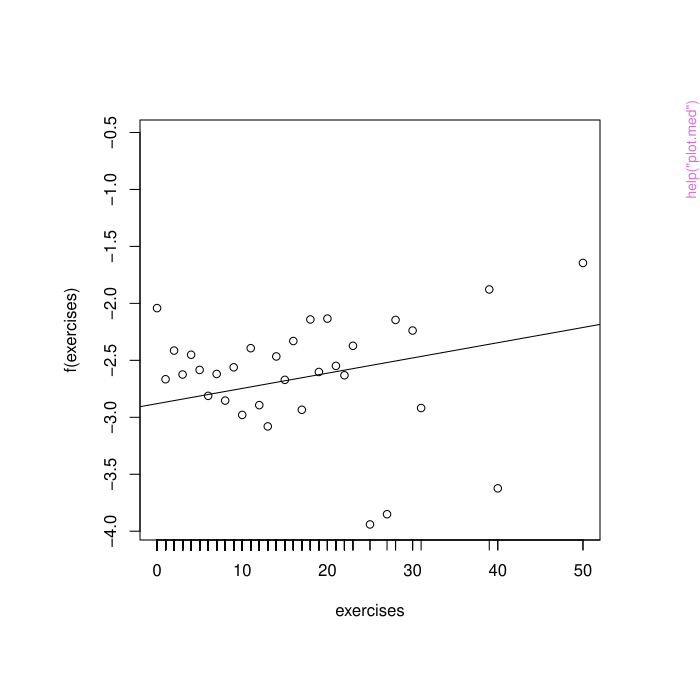

Here is the R script that generated this plot:
pkgname <- "mma"
source(file.path(R.home("share"), "R", "examples-header.R"))
options(warn = 1)
library('mma')

base::assign(".oldSearch", base::search(), pos = 'CheckExEnv')
base::assign(".old_wd", base::getwd(), pos = 'CheckExEnv')
cleanEx()
nameEx("boot.med")
### * boot.med

flush(stderr()); flush(stdout())

### Name: boot.med
### Title: Statistical Inference on Mediation Analysis with Continuous or
###   Binary Predictor
### Aliases: boot.med
### Keywords: Mediation Analysis Continuous Predictor

### ** Examples

data("weight_behavior")
##binary x
#binary y
 x=weight_behavior[,c(2,4:14)]
 pred=weight_behavior[,3]
 y=weight_behavior[,15]
 data.bin<-data.org(x,y,pred=pred,contmed=c(7:9,11:12),binmed=c(6,10),binref=c(1,1),
                    catmed=5,catref=1,predref="M",alpha=0.4,alpha2=0.4)
 temp1<-boot.med(data=data.bin,n=2,n2=4)
 temp2<-boot.med(data=data.bin,n=2,n2=4,nu=0.05,nonlinear=TRUE)


##Surv class outcome (survival analysis)
## End(No test)



cleanEx()
nameEx("boot.mod")
### * boot.mod

flush(stderr()); flush(stdout())

### Name: boot.mod
### Title: Statistical Inference on Mediation Analysis with Continuous or
###   Binary Predictor at different level of the moderator
### Aliases: boot.mod
### Keywords: Moderation Effect with Mediation Analysis

### ** Examples




cleanEx()
nameEx("cgd1")
### * cgd1

flush(stderr()); flush(stdout())

### Name: cgd1
### Title: cgd1 Data Set
### Aliases: cgd1
### Keywords: Datasets

### ** Examples

data(cgd1)
names(cgd1)



cleanEx()
nameEx("data.org")
### * data.org

flush(stderr()); flush(stdout())

### Name: data.org
### Title: Data Organization and Identify Potential Mediators
### Aliases: data.org
### Keywords: Mediator Tests

### ** Examples

data("weight_behavior")
#binary predictor
 #binary y
 x=weight_behavior[,c(2,4:14)]
 pred=weight_behavior[,3]
 y=weight_behavior[,15]
 data.b.b.2.1<-data.org(x,y,mediator=5:12,jointm=list(n=1,j1=c(5,7,9)),
                        pred=pred,predref="M", alpha=0.4,alpha2=0.4)
 summary(data.b.b.2.1)
 #Or you can specify the potential mediators and change the reference 
 #group for binary or categorical mediators. In the following code,
 #potential continuous mediators are columns 8,9,10,12, and 13 of x,
 #binary mediators are columns 7 and 11, and categorical mediator is
 #column 6 of x with 1 to be the reference group for all categorical
 #and binary mediators. 
  data.b.b.2<-data.org(x,y,pred=pred,contmed=c(7:9,11:12),binmed=c(6,10),
   binref=c(1,1),catmed=5,catref=1,jointm=list(n=1,j1=c(5,7,9)),
   predref="M",alpha=0.4,alpha2=0.4) 
  summary(data.b.b.2)
 #use the mediator argument instead of contmet, binmed and catmed
 
 #multivariate predictor



cleanEx()
nameEx("form.interaction")
### * form.interaction

flush(stderr()); flush(stdout())

### Name: form.interaction
### Title: Create interaction terms of predictor(s) and potential
###   moderator(s).
### Aliases: form.interaction

### ** Examples

data("weight_behavior")
pred=data.frame(weight_behavior[,3])
names(pred)="pred"
x=weight_behavior[,c(2,4:14)]
inter=form.interaction(x,pred,inter.cov=c("sports","sweat"),predref=NULL) 
x=cbind(x,inter)
head(x)



cleanEx()
nameEx("med")
### * med

flush(stderr()); flush(stdout())

### Name: med
### Title: Mediation Analysis with Binary or Continuous Predictor
### Aliases: med
### Keywords: Mediation Analysis

### ** Examples

data("weight_behavior")
##binary x
#binary y
 x=weight_behavior[,c(2,4:14)]
 pred=weight_behavior[,3]
 y=weight_behavior[,15]
 data.bin<-data.org(x,y,pred=pred,contmed=c(7:9,11:12),binmed=c(6,10),
  binref=c(1,1),catmed=5,catref=1,predref="M",alpha=0.4,alpha2=0.4)
temp1<-med(data=data.bin,n=2)
#or use self-defined final function
temp1<-med(data=data.bin,n=2,custom.function = 
           'glm(responseY~.,data=dataset123,family="quasibinomial",
           weights=weights123)')
temp2<-med(data=data.bin,n=2,nonlinear=TRUE)




cleanEx()
nameEx("mma-package")
### * mma-package

flush(stderr()); flush(stdout())

### Name: mma-package
### Title: Mediation Analysis Package
### Aliases: mma-package
### Keywords: Package

### ** Examples

data("weight_behavior")
#binary predictor
 #binary y
 x=weight_behavior[,c(2,4:14)]
 pred=weight_behavior[,3]
 y=weight_behavior[,15]
 temp.b.b.glm<-mma(x,y,pred=pred,contmed=c(7:9,11:12),binmed=c(6,10),binref=c(1,1),
                    catmed=5,catref=1,predref="M",alpha=0.4,alpha2=0.4,n=2,n2=2)



cleanEx()
nameEx("mma")
### * mma

flush(stderr()); flush(stdout())

### Name: mma
### Title: Multiple Mediation Analysis
### Aliases: mma
### Keywords: Mediation Analysis Mediator Tests

### ** Examples

data("weight_behavior")
#binary predictor
 #binary y
 x=weight_behavior[,c(2,4:14)]
 pred=weight_behavior[,3]
 y=weight_behavior[,15]
 temp.b.b.glm<-mma(x,y,pred=pred,contmed=c(7:9,11:12),binmed=c(6,10),binref=c(1,1),
                    catmed=5,catref=1,predref="M",alpha=0.4,alpha2=0.4,n=2,n2=2)




cleanEx()
nameEx("moderate")
### * moderate

flush(stderr()); flush(stdout())

### Name: moderate
### Title: Calculate and plot the direct effect of the selected exposure
###   variable at each level of the moderator.
### Aliases: moderate

### ** Examples




cleanEx()
nameEx("plot.med")
### * plot.med

flush(stderr()); flush(stdout())

### Name: plot.med
### Title: Plot the mediation effect on the fitted med object
### Aliases: plot.med

### ** Examples

data("weight_behavior")
 x=weight_behavior[,c(2,4:14)]
 pred=weight_behavior[,3]
 y=weight_behavior[,15]
 data.bin<-data.org(x,y,pred=pred,contmed=c(7:9,11:12),binmed=c(6,10),
  binref=c(1,1),catmed=5,catref=1,predref="M",alpha=0.4,alpha2=0.4)
temp1<-med(data=data.bin,n=2)
temp2<-med(data=data.bin,n=2,nonlinear=TRUE)
plot(temp1,data.bin,vari="exercises",xlim=c(0,50))
plot(temp2,data.bin,vari="sports")



cleanEx()
nameEx("plot.mma")
### * plot.mma

flush(stderr()); flush(stdout())

### Name: plot.mma
### Title: Relative effects plot of the fitted mma object
### Aliases: plot.mma

### ** Examples

data("weight_behavior")
 x=weight_behavior[,c(2,4:14)]
 pred=weight_behavior[,3]
 y=weight_behavior[,15]
 temp.b.b.glm<-mma(x,y,pred=pred,contmed=c(7:9,11:12),binmed=c(6,10),binref=c(1,1),
                    catmed=5,catref=1,predref="M",alpha=0.4,alpha2=0.4,n=2,n2=2)
plot(temp.b.b.glm,vari="exercises",xlim=c(0,50))
plot(temp.b.b.glm,vari="sports")



cleanEx()
nameEx("plot2.mma")
### * plot2.mma

flush(stderr()); flush(stdout())

### Name: plot2.mma
### Title: Relative effects plot of the fitted mma object with moderator
### Aliases: plot2.mma

### ** Examples

#see boot.mod menu.



cleanEx()
nameEx("print.med")
### * print.med

flush(stderr()); flush(stdout())

### Name: print.med
### Title: Print an med object
### Aliases: print.med

### ** Examples

data("weight_behavior")
##binary x
#binary y
 x=weight_behavior[,c(2,4:14)]
 pred=weight_behavior[,3]
 y=weight_behavior[,15]
 data.bin<-data.org(x,y,pred=pred,contmed=c(7:9,11:12),binmed=c(6,10),
                    binref=c(1,1),catmed=5,catref=1,predref="M",alpha=0.4,alpha2=0.4)
 temp1<-med(data=data.bin,n=2)
 temp2<-med(data=data.bin,n=2,nonlinear=TRUE)
 temp1
 print(temp2,digit=5)



cleanEx()
nameEx("print.mma")
### * print.mma

flush(stderr()); flush(stdout())

### Name: print.mma
### Title: Print a mma object
### Aliases: print.mma

### ** Examples

 data("weight_behavior")
 x=weight_behavior[,c(2,4:14)]
 pred=weight_behavior[,3]
 y=weight_behavior[,15]
 temp.b.b.glm<-mma(x,y,pred=pred,contmed=c(7:9,11:12),binmed=c(6,10),binref=c(1,1),
                    catmed=5,catref=1,predref="M",alpha=0.4,alpha2=0.4,n=2,n2=2)
 print(temp.b.b.glm,digit=8)



cleanEx()
nameEx("summary.med_iden")
### * summary.med_iden

flush(stderr()); flush(stdout())

### Name: summary.med_iden
### Title: Summary method for class "med_iden".
### Aliases: summary.med_iden print.summary.med_iden

### ** Examples

data("weight_behavior")
 x=weight_behavior[,c(2,4:14)]
 pred=weight_behavior[,3]
 y=weight_behavior[,15]
 data.b.b.2<-data.org(x,y,mediator=5:12,jointm=list(n=1,j1=c(5,7,9)),
                        pred=pred,predref="M", alpha=0.4,alpha2=0.4)
 summary(data.b.b.2)



cleanEx()
nameEx("summary.mma")
### * summary.mma

flush(stderr()); flush(stdout())

### Name: summary.mma
### Title: Summary of an mma project
### Aliases: summary.mma print.summary.mma

### ** Examples

data("weight_behavior")
 x=weight_behavior[,c(2,4:14)]
 pred=weight_behavior[,3]
 y=weight_behavior[,15]
  temp.b.b.glm<-mma(x,y,pred=pred,contmed=c(7:9,11:12),binmed=c(6,10),binref=c(1,1),
                    catmed=5,catref=1,predref="M",alpha=0.4,alpha2=0.4,n=2,n2=2)
 summary(temp.b.b.glm, RE=TRUE, ball.use=FALSE)
 summary(temp.b.b.glm, ball.use=FALSE)



cleanEx()
nameEx("test.moderation")
### * test.moderation

flush(stderr()); flush(stdout())

### Name: test.moderation
### Title: Test for moderation effects.
### Aliases: test.moderation

### ** Examples

data("weight_behavior")
x=weight_behavior[,c(2,4:14)]
pred=weight_behavior[,3]
y=weight_behavior[,15]
data.bin<-data.org(x,y,pred=pred,contmed=c(7:9,11:12),binmed=c(6,10),
                   binref=c(1,1),catmed=5,catref=1,predref="M",alpha=0.4,alpha2=0.4)
temp2<-med(data=data.bin,n=2,nonlinear=TRUE)
test.moderation(temp2,c("sports","sweat"),j=1,kx=NULL)

x=cbind(x,form.interaction(x,pred,inter.cov=c("sports","sweat"),predref=NULL))

data.bin<-data.org(x,y,pred=pred,contmed=c(7:9,11:12),binmed=c(6,10),
                   binref=c(1,1),catmed=5,catref=1,predref="M",alpha=0.4,alpha2=0.4)
temp1<-med(data=data.bin,n=2)
test.moderation(temp1,c("sports","sweat"),j=1,kx=NULL)



cleanEx()
nameEx("weight_behavior")
### * weight_behavior

flush(stderr()); flush(stdout())

### Name: weight_behavior
### Title: Weight_Behavior Data Set
### Aliases: weight_behavior
### Keywords: Datasets

### ** Examples

data(weight_behavior)
names(weight_behavior)



### * <FOOTER>
###
cleanEx()
options(digits = 7L)
base::cat("Time elapsed: ", proc.time() - base::get("ptime", pos = 'CheckExEnv'),"\n")
grDevices::dev.off()
###
### Local variables: ***
### mode: outline-minor ***
### outline-regexp: "\\(> \\)?### [*]+" ***
### End: ***
quit('no')
